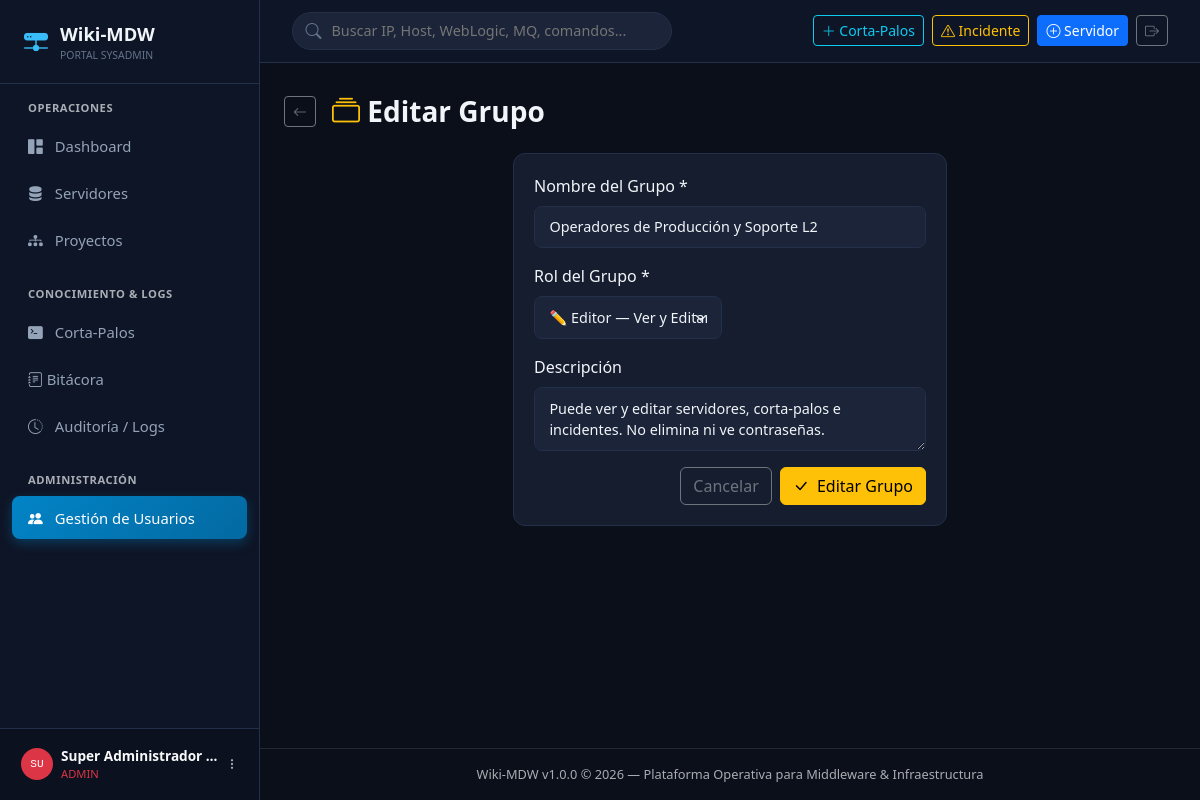
The page /admin/users/groups/2/edit (signed in) on the database its author committed.
### app/models/user.py (models this page shows, shortened)
class User(BaseModel):
    __tablename__ = "users"
    username = Column(String(50), unique=True, nullable=False, index=True)
    password_hash = Column(String(255), nullable=False)
    full_name = Column(String(100), nullable=False)
    email = Column(String(120), unique=True, nullable=True)
    role = Column(String(20), default="viewer", nullable=False)  # admin, editor, viewer
    is_active = Column(Boolean, default=True, nullable=False)
    group_id = Column(Integer, ForeignKey("groups.id", ondelete="SET NULL"), nullable=True)
    last_login_at = Column(DateTime, nullable=True)
    last_login_ip = Column(String(45), nullable=True)
    group = relationship("Group", back_populates="users")
    @property
    def effective_role(self) -> str:
        user_role = self.role or "viewer"
        group_role = self.group.role if self.group else "viewer"
        role_hierarchy = {"admin": 3, "editor": 2, "viewer": 1}
        u_score = role_hierarchy.get(user_role, 1)
        g_score = role_hierarchy.get(group_role, 1)
        return user_role if u_score >= g_score else group_role
    @property
    def is_admin(self) -> bool:
        return self.effective_role == "admin"
    @property
    def can_edit(self) -> bool:
        return self.effective_role in ["admin", "editor"]

class Group(BaseModel):
    __tablename__ = "groups"
    name = Column(String(80), unique=True, nullable=False, index=True)
    code = Column(String(30), unique=True, nullable=False, index=True)  # GRP-ADMIN, GRP-OPER, GRP-VIEW
    role = Column(String(20), default="viewer", nullable=False)        # 'admin', 'editor', 'viewer'
    description = Column(Text, nullable=True)
    users = relationship("User", back_populates="group")

### app/routes/admin_users.py (the view, shortened to what this page needs)
@admin_users_bp.route("/groups/<int:group_id>/edit", methods=["GET", "POST"])
@admin_required
def edit_group(group_id):
    with get_db() as db:
        grp = db.query(Group).filter(Group.id == group_id).first()
        if not grp:
            flash("Grupo no encontrado.", "danger")
            return redirect(url_for("admin_users.list_groups"))
    return render_template("admin/group_form.html", group=grp, action="Editar")

### app/database.py (called while the page is built)
@contextmanager
def get_db():
    session = SessionLocal()
    try:
        yield session
        session.commit()
    except Exception:
        session.rollback()
        raise

### app/routes/auth.py (called while the page is built)
def get_current_user():
    user_id = session.get("user_id")
    if not user_id:
        return None
    with get_db() as db_session:
        user = db_session.query(User).filter(User.id == user_id, User.is_active == True).first()
        return user

def admin_required(f):
    @wraps(f)
    def decorated_function(*args, **kwargs):
        if "user_id" not in session:
            flash("Inicia sesión como Administrador para acceder.", "warning")
            return redirect(url_for("auth.login", next=request.url))
        user = get_current_user()
        if not user or not user.is_admin:
            flash("Acceso denegado: Se requieren permisos de Administrador.", "danger")
            return redirect(url_for("main.dashboard"))
        return f(*args, **kwargs)
    return decorated_function

### app/templates/admin/group_form.html (shortened to what this page needs)
{% extends "base.html" %}
{% block content %}
<div class="d-flex align-items-center gap-3 mb-4">
    <a href="{{ url_for('admin_users.list_groups') }}" class="btn btn-outline-secondary btn-sm"><i class="bi bi-arrow-left"></i></a>
    <h3 class="fw-bold mb-0"><i class="bi bi-collection text-warning"></i> {{ action }} Grupo</h3>
</div>
<div class="row justify-content-center">
    <div class="col-lg-6">
        <div class="card-custom">
            <div class="card-custom-body">
                <form method="POST">
                    <div class="row g-3">
                        <div class="col-12">
                            <label class="form-label">Nombre del Grupo *</label>
                            <input type="text" name="name" class="form-control form-control-dark"
                                   value="{{ group.name if group else '' }}" required
                                   placeholder="Administradores de Infraestructura">
                        </div>
                        <div class="col-md-6">
                            <label class="form-label">Rol del Grupo *</label>
                            <select name="role" class="form-select form-select-dark">
                                <option value="editor" {% if group and group.role == 'editor' %}selected{% endif %}>✏️ Editor — Ver y Editar</option>
                            </select>
                        </div>
                        <div class="col-12">
                            <label class="form-label">Descripción</label>
                            <textarea name="description" class="form-control form-control-dark" rows="2"
                                      placeholder="Describe el propósito y permisos de este grupo...">{{ group.description if group else '' }}</textarea>
                        </div>
                        <div class="col-12 d-flex gap-2 justify-content-end">
                            <a href="{{ url_for('admin_users.list_groups') }}" class="btn btn-outline-secondary">Cancelar</a>
                            <button type="submit" class="btn btn-warning"><i class="bi bi-check-lg me-1"></i> {{ action }} Grupo</button>
                        </div>
                    </div>
                </form>
            </div>
        </div>
    </div>
</div>
{% endblock %}

### app/templates/base.html (shortened to what this page needs)
<!DOCTYPE html>
<html lang="es" data-bs-theme="dark">
<head>
    <link href="https://cdn.jsdelivr.net/npm/bootstrap@5.3.3/dist/css/bootstrap.min.css" rel="stylesheet">
    <link rel="stylesheet" href="https://cdn.jsdelivr.net/npm/bootstrap-icons@1.11.3/font/bootstrap-icons.min.css">
    <link rel="stylesheet" href="{{ url_for('static', filename='css/style.css') }}">
</head>
<body>
    <aside class="sidebar">
        <a href="{{ url_for('main.dashboard') }}" class="sidebar-brand">
            <i class="bi bi-hdd-network-fill"></i>
            <div>
                <span>Wiki-MDW</span>
                <div style="font-size: 0.65rem; color: var(--text-muted); font-weight: normal;">PORTAL SYSADMIN</div>
            </div>
        </a>
        <div class="sidebar-nav">
            <div class="text-uppercase text-muted px-3 mb-2" style="font-size: 0.7rem; font-weight: 700; letter-spacing: 0.05em;">Operaciones</div>
            <a href="{{ url_for('main.dashboard') }}" class="nav-link {% if request.endpoint == 'main.dashboard' %}active{% endif %}">
                <i class="bi bi-grid-1x2-fill"></i> Dashboard
            </a>
            <a href="{{ url_for('servers.list_servers') }}" class="nav-link {% if request.endpoint and request.endpoint.startswith('servers.') %}active{% endif %}">
                <i class="bi bi-server"></i> Servidores
            </a>
            <a href="{{ url_for('projects.list_projects') }}" class="nav-link {% if request.endpoint and request.endpoint.startswith('projects.') %}active{% endif %}">
                <i class="bi bi-diagram-3-fill"></i> Proyectos
            </a>
            <div class="text-uppercase text-muted px-3 mt-4 mb-2" style="font-size: 0.7rem; font-weight: 700; letter-spacing: 0.05em;">Conocimiento & Logs</div>
            <a href="{{ url_for('runbooks.list_runbooks') }}" class="nav-link {% if request.endpoint and request.endpoint.startswith('runbooks.') %}active{% endif %}">
                <i class="bi bi-terminal-fill"></i> Corta-Palos
            </a>
            <a href="{{ url_for('incidents.list_incidents') }}" class="nav-link d-flex justify-content-between align-items-center {% if request.endpoint and request.endpoint.startswith('incidents.') %}active{% endif %}">
                <div><i class="bi bi-journal-text"></i> Bitácora</div>
            </a>
            <a href="{{ url_for('audit.list_audits') }}" class="nav-link {% if request.endpoint and request.endpoint.startswith('audit.') %}active{% endif %}">
                <i class="bi bi-clock-history"></i> Auditoría / Logs
            </a>
            {% if is_admin %}
            <div class="text-uppercase text-muted px-3 mt-4 mb-2" style="font-size: 0.7rem; font-weight: 700; letter-spacing: 0.05em;">Administración</div>
            <a href="{{ url_for('admin_users.list_users') }}" class="nav-link {% if request.endpoint and request.endpoint.startswith('admin_users.') %}active{% endif %}">
                <i class="bi bi-people-fill"></i> Gestión de Usuarios
            </a>
            {% endif %}
        </div>
        <div class="sidebar-footer">
            {% if current_user %}
            <div class="dropdown w-100">
                <button class="btn p-0 w-100 text-start" type="button" data-bs-toggle="dropdown">
                    <div class="d-flex align-items-center gap-2">
                        <div class="d-flex align-items-center justify-content-center text-white font-monospace rounded-circle
                            {% if current_user.effective_role == 'admin' %}bg-danger{% elif current_user.effective_role == 'editor' %}bg-warning text-dark{% else %}bg-secondary{% endif %}"
                            style="width:32px;height:32px;font-size:0.7rem;flex-shrink:0;">
                            {{ current_user.full_name[:2].upper() }}
                        </div>
                        <div class="overflow-hidden flex-grow-1">
                            <div class="text-truncate fw-semibold text-light" style="font-size:0.85rem;">{{ current_user.full_name }}</div>
                            <div class="text-muted" style="font-size:0.7rem;">
                                <span class="{% if current_user.effective_role == 'admin' %}text-danger{% elif current_user.effective_role == 'editor' %}text-warning{% else %}text-muted{% endif %}">
                                    {{ current_user.effective_role | upper }}
                                </span>
                            </div>
                        </div>
                        <i class="bi bi-three-dots-vertical text-muted" style="font-size:0.75rem;"></i>
                    </div>
                </button>
            </div>
            {% endif %}
        </div>
    </aside>
    <div class="main-content">
        <header class="topbar">
            <div class="search-box">
                <i class="bi bi-search search-icon"></i>
                <input type="text" id="globalSearchInput" placeholder="Buscar IP, Host, WebLogic, MQ, comandos..." autocomplete="off">
            </div>
            <div class="d-flex align-items-center gap-2">
                {% if can_edit %}
                <a href="{{ url_for('runbooks.create_runbook') }}" class="btn btn-sm btn-outline-info">
                    <i class="bi bi-plus-lg"></i> Corta-Palos
                </a>
                <a href="{{ url_for('incidents.create_incident') }}" class="btn btn-sm btn-outline-warning">
                    <i class="bi bi-exclamation-triangle"></i> Incidente
                </a>
                <a href="{{ url_for('servers.create_server') }}" class="btn btn-sm btn-primary">
                    <i class="bi bi-plus-circle"></i> Servidor
                </a>
                {% endif %}
                {% if current_user %}
                <a href="{{ url_for('auth.logout') }}" class="btn btn-sm btn-outline-secondary" title="Cerrar Sesión">
                    <i class="bi bi-box-arrow-right"></i>
                </a>
                {% endif %}
            </div>
        </header>
        <div class="px-4 pt-3">
        </div>
        <main class="flex-grow-1 px-4 py-3">
            {% block content %}{% endblock %}
        </main>
        <footer class="text-center py-3 text-muted border-top border-secondary border-opacity-25" style="font-size: 0.8rem;">
            Wiki-MDW v{{ app_version }} &copy; {{ current_year }} &mdash; Plataforma Operativa para Middleware & Infraestructura
        </footer>
    </div>
</body>
</html>

### app/static/css/style.css (style rules this page uses)
:root { --bg-main: #0b0f19; --bg-card: #151d2f; --bg-card-hover: #1c263c; --bg-sidebar: #0e1526; --bg-input: #1b2438; --border-color: #23304a; --border-focus: #38bdf8; --text-primary: #f1f5f9; --text-secondary: #94a3b8; --text-muted: #64748b; --accent-blue: #38bdf8; --accent-indigo: #818cf8; --accent-green: #34d399; --accent-yellow: #fbbf24; --accent-red: #f87171; --accent-purple: #c084fc; --terminal-bg: #070a13; --terminal-text: #38bdf8; }
body { background-color: var(--bg-main); color: var(--text-primary); font-family: system-ui, -apple-system, "Segoe UI", Roboto, "Helvetica Neue", Arial, sans-serif; min-height: 100vh; }
.sidebar { background-color: var(--bg-sidebar); border-right: 1px solid var(--border-color); width: 260px; height: 100vh; position: fixed; top: 0; left: 0; z-index: 1000; transition: all 0.3s ease; display: flex; flex-direction: column; }
.sidebar-brand { padding: 1.25rem 1.5rem; border-bottom: 1px solid var(--border-color); display: flex; align-items: center; gap: 0.75rem; font-weight: 700; font-size: 1.15rem; color: var(--text-primary); text-decoration: none; }
.sidebar-brand i { color: var(--accent-blue); font-size: 1.5rem; }
.sidebar-nav { padding: 1rem 0.75rem; flex: 1; overflow-y: auto; }
.sidebar-nav .nav-link { color: var(--text-secondary); padding: 0.65rem 1rem; border-radius: 0.5rem; display: flex; align-items: center; gap: 0.75rem; font-weight: 500; font-size: 0.925rem; margin-bottom: 0.25rem; transition: all 0.2s ease; }
.sidebar-nav .nav-link.active { color: #ffffff; background: linear-gradient(135deg, #0284c7 0%, #0369a1 100%); box-shadow: 0 4px 12px rgba(2, 132, 199, 0.35); }
.sidebar-footer { padding: 1rem 1.25rem; border-top: 1px solid var(--border-color); background-color: rgba(0,0,0,0.2); }
.main-content { margin-left: 260px; min-height: 100vh; display: flex; flex-direction: column; }
.topbar { background-color: var(--bg-sidebar); border-bottom: 1px solid var(--border-color); padding: 0.75rem 2rem; display: flex; align-items: center; justify-content: space-between; position: sticky; top: 0; z-index: 900; }
.search-box { position: relative; width: 380px; }
.search-box input { background-color: var(--bg-input); border: 1px solid var(--border-color); color: var(--text-primary); border-radius: 20px; padding: 0.45rem 1rem 0.45rem 2.4rem; font-size: 0.9rem; width: 100%; transition: border-color 0.2s; }
.search-box i.search-icon { position: absolute; left: 0.85rem; top: 50%; transform: translateY(-50%); color: var(--text-muted); }
.card-custom { background-color: var(--bg-card); border: 1px solid var(--border-color); border-radius: 0.75rem; transition: transform 0.2s, box-shadow 0.2s; }
.card-custom-body { padding: 1.25rem; }
.form-control-dark, .form-select-dark { background-color: var(--bg-input); border: 1px solid var(--border-color); color: var(--text-primary); border-radius: 0.5rem; padding: 0.6rem 0.9rem; font-size: 0.9rem; }

### rows shown on the page
User: full_name "SU", full_name "Super Administrador…", effective_role "ADMIN"
Group: name "Operadores de Producción y Soporte L2", role "✏️ Editor — Ver y Editar", description "Puede ver y editar servidores, corta-palos e incidentes. No elimina ni ve contraseñas."

### other values the page prints
{{ action }} "Editar"
{{ app_version }} "1.0.0"
